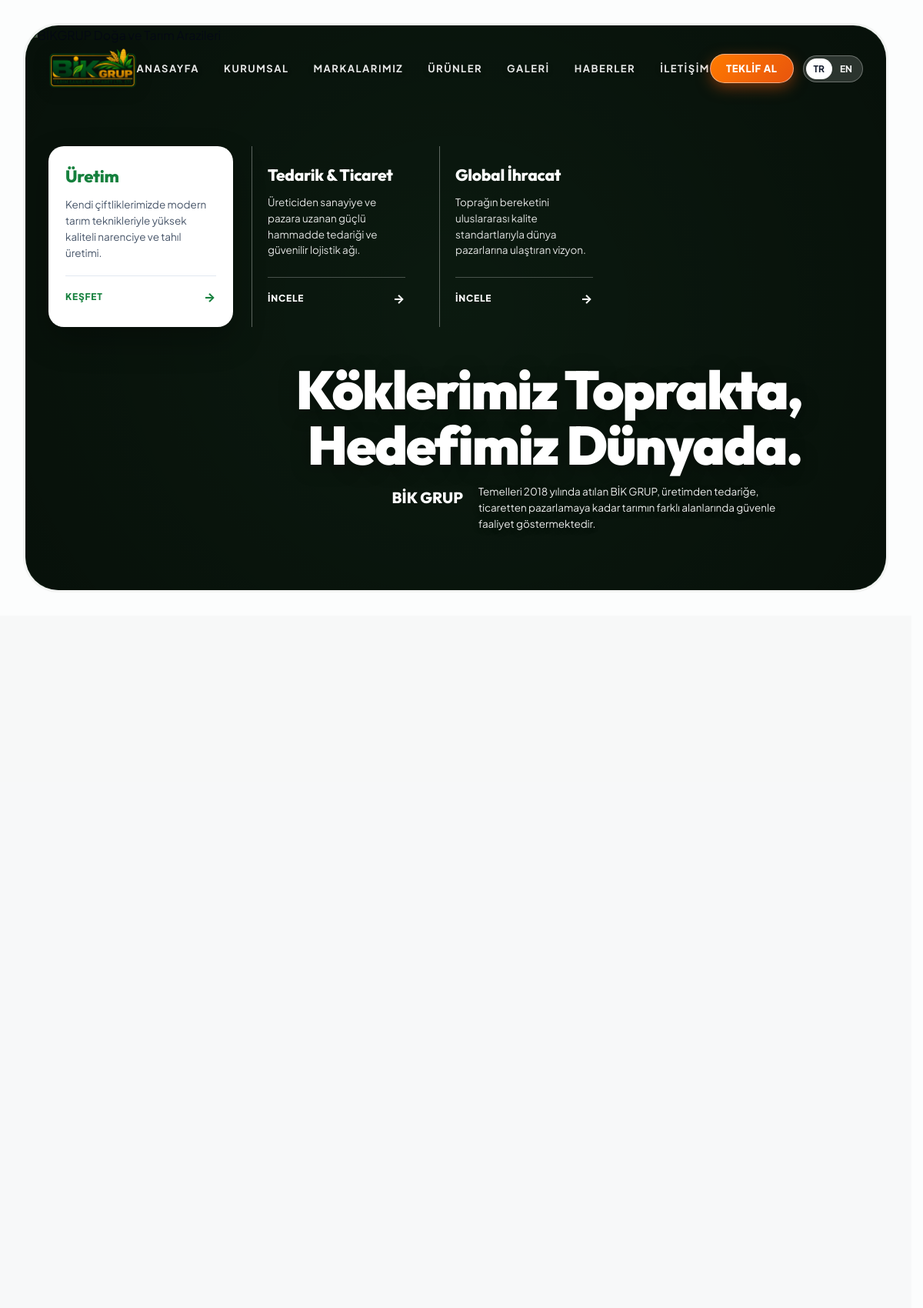
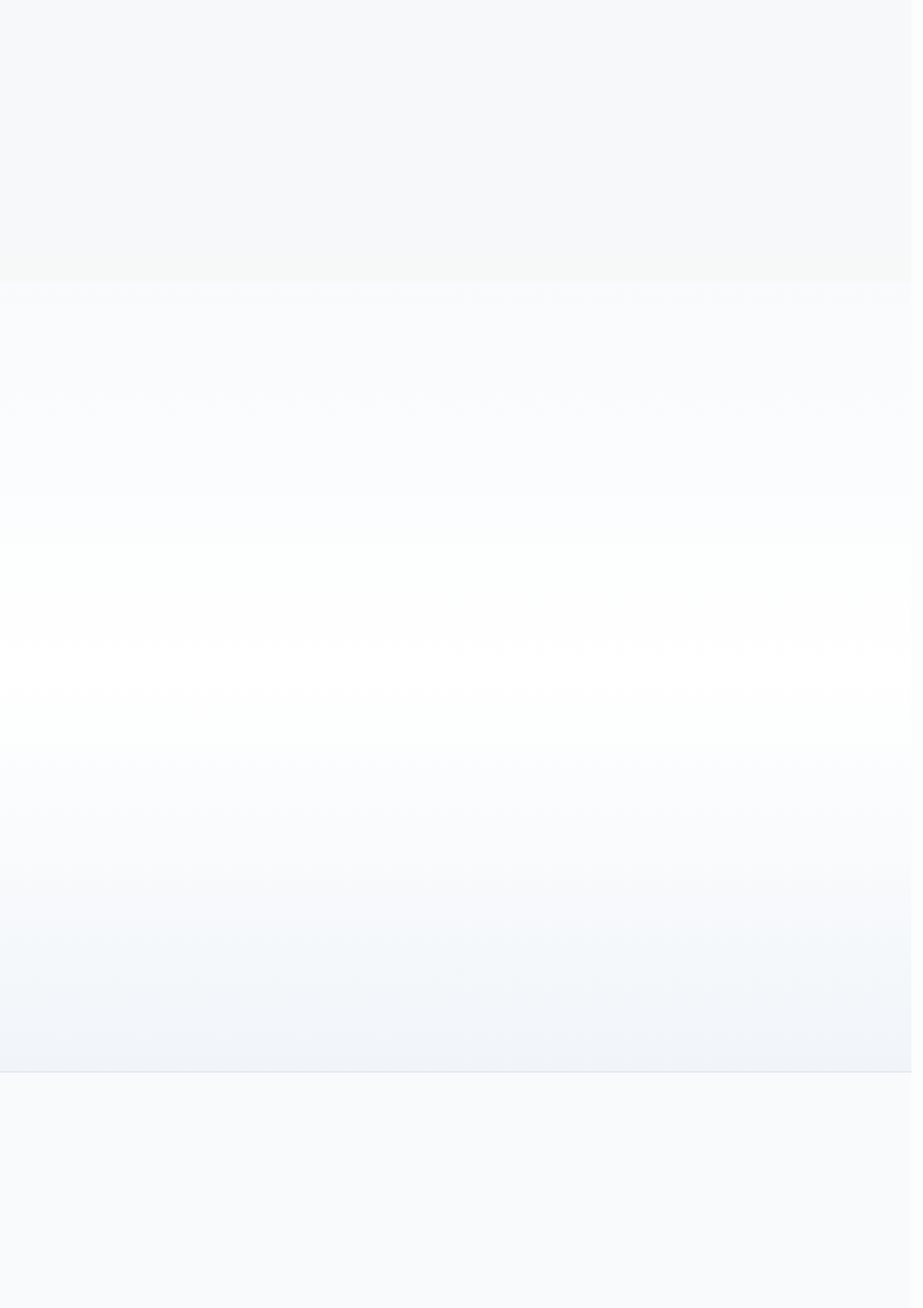
The page / (upper part) on the database its author committed (2 pictures, top to bottom).
### tables this page shows
CREATE TABLE `page_sections` (
  `id` int(11) NOT NULL AUTO_INCREMENT,
  `page_key` varchar(50) NOT NULL COMMENT 'home, about, contact',
  `section_key` varchar(80) NOT NULL,
  `title_tr` varchar(255) NOT NULL,
  `title_en` varchar(255) DEFAULT NULL,
  `subtitle_tr` varchar(255) DEFAULT NULL,
  `subtitle_en` varchar(255) DEFAULT NULL,
  `body_tr` longtext DEFAULT NULL,
  `body_en` longtext DEFAULT NULL,
  `extra_json` longtext DEFAULT NULL CHECK (json_valid(`extra_json`)),
  `updated_at` timestamp NOT NULL DEFAULT current_timestamp() ON UPDATE current_timestamp(),
  PRIMARY KEY (`id`),
  UNIQUE KEY `section_key` (`section_key`)
);

### app/Controllers/HomeController.php (called while the page is built, shortened)
<?php
require_once ROOT_PATH . '/app/Models/PageSection.php';
class HomeController
{
    public function index(): void
    {
        $categories = Category::all(true);
        $featuredProducts = Product::featured(12);
        $recentPosts = BlogPost::all(true, 3);
        $sections = PageSection::getPageSections('home');
        View::render('home', [
            'pageTitle'        => __('nav_home') . ' | ' . Settings::get('site_name', 'BİKGRUP'),
            'categories'       => $categories,
            'featuredProducts' => $featuredProducts,
            'recentPosts'      => $recentPosts,
            'sections'         => $sections,
            'activeNav'        => 'home'
        ]);
    }
}

### app/Models/PageSection.php (called while the page is built, shortened)
<?php
class PageSection
{
    public static function getPageSections(string $pageKey): array
    {
        $db = Database::getConnection();
        $stmt = $db->prepare("SELECT * FROM page_sections WHERE page_key = ?");
        $stmt->execute([$pageKey]);
        $rows = $stmt->fetchAll();
        $sections = [];
        foreach ($rows as $row) {
            $row['extra'] = !empty($row['extra_json']) ? json_decode($row['extra_json'], true) : [];
            $sections[$row['section_key']] = $row;
        }
        return $sections;
    }
    public static function get(string $sectionKey): ?array
    {
        $db = Database::getConnection();
        $stmt = $db->prepare("SELECT * FROM page_sections WHERE section_key = ? LIMIT 1");
        $stmt->execute([$sectionKey]);
        $row = $stmt->fetch();
        if ($row) {
            $row['extra'] = !empty($row['extra_json']) ? json_decode($row['extra_json'], true) : [];
            return $row;
        }
        return null;
    }
}

### core/Settings.php (called while the page is built, shortened)
<?php
class Settings
{
    private static array $cache = [];
    public static function load(): void
    {
        try {
            $db = Database::getConnection();
            $rows = $db->query("SELECT setting_key, setting_value, group_name FROM settings")->fetchAll();
            foreach ($rows as $row) {
                self::$cache[$row['setting_key']] = $row['setting_value'];
            }
        } catch (Exception $e) {
            self::$cache = [];
        }
    }
    public static function get(string $key, ?string $default = null): string
    {
        return self::$cache[$key] ?? $default ?? '';
    }
}

### core/Lang.php (called while the page is built, shortened)
<?php
class Lang
{
    private static string $currentLang = DEFAULT_LANG;
    private static array $translations = [];
    private static function loadDictionary(string $lang): void
    {
        $filePath = LANG_PATH . '/' . $lang . '.php';
        if (file_exists($filePath)) {
            self::$translations = require $filePath;
        } else {
            self::$translations = [];
        }
    }
    public static function get(string $key, ?string $default = null): string
    {
        if (isset(self::$translations[$key])) {
            return self::$translations[$key];
        }
        return $default ?? $key;
    }
    public static function current(): string
    {
        return self::$currentLang;
    }
    public static function switchUrl(string $targetLang): string
    {
        $query = $_GET;
        $query['lang'] = $targetLang;
        return '?' . http_build_query($query);
    }
}
function __(string $key, ?string $default = null): string
{
    return Lang::get($key, $default);
}

### config/config.php (called while the page is built, shortened)
<?php
if (!function_exists('resolveUrl')) {
    function resolveUrl(?string $url, string $default = '/'): string {
        $u = trim($url ?? '');
        return BASE_URL . '/' . ltrim($u, '/');
    }
}

### views/pages/home.php (the view, shortened to what this page needs)
<?php
$currentLang = Lang::current();
$heroSec = PageSection::get('home_hero') ?? [];
$heroExtra = $heroSec['extra'] ?? [];
$featSec = PageSection::get('home_featured') ?? [];
$featExtra = $featSec['extra'] ?? [];
$siteLogo = Settings::get('site_logo', '');
$siteLogoText = Settings::get('site_logo_text', 'BİK GRUP');
?>
<section class="adler-hero-viewport">
    <div class="adler-contour-frame">
        <img src="<?= BASE_URL ?>/public/images/<?= htmlspecialchars($heroExtra['bg_image'] ?? 'nature_hero_bg.jpg') ?>" alt="BİKGRUP Doğa ve Tarım Arazileri" class="adler-bg-poster" loading="eager">
        <div class="adler-vignette"></div>
        <div class="adler-top-header">
            <a href="<?= BASE_URL ?>/" class="adler-logo">
                <?php if (!empty($siteLogo) && file_exists(UPLOADS_PATH . '/' . $siteLogo)): ?>
                    <img src="<?= BASE_URL ?>/public/images/<?= htmlspecialchars($siteLogo) ?>" alt="<?= htmlspecialchars($siteLogoText) ?>" style="max-height: 64px; width: auto; object-fit: contain;">
                <?php else: ?>
                    <span><?= htmlspecialchars($siteLogoText) ?></span>
                <?php endif; ?>
            </a>
            <nav class="adler-nav-menu">
                <a href="<?= BASE_URL ?>/" class="adler-nav-link"><?= __('nav_home') ?></a>
                <a href="<?= BASE_URL ?>/kurumsal" class="adler-nav-link"><?= __('nav_about') ?></a>
                <a href="<?= BASE_URL ?>/markalar" class="adler-nav-link"><?= __('nav_brands', 'Markalarımız') ?></a>
                <a href="<?= BASE_URL ?>/urunler" class="adler-nav-link"><?= __('nav_products') ?></a>
                <a href="<?= BASE_URL ?>/galeri" class="adler-nav-link"><?= $currentLang === 'en' ? 'Gallery' : 'Galeri' ?></a>
                <a href="<?= BASE_URL ?>/blog" class="adler-nav-link"><?= __('nav_blog') ?></a>
                <a href="<?= BASE_URL ?>/iletisim" class="adler-nav-link"><?= __('nav_contact') ?></a>
            </nav>
            <div class="adler-actions-group">
                <button type="button" class="header-quote-btn header-quote-btn-hero" onclick="openQuoteModal()" aria-label="Teklif Al">
                    <span class="quote-btn-text"><?= $currentLang === 'en' ? 'Get a Quote' : ($featExtra['quote_btn_text'] ?? 'Teklif Al') ?></span>
                </button>
                <div class="adler-lang-pill">
                    <a href="<?= Lang::switchUrl('tr') ?>" class="adler-lang-item <?= $currentLang === 'tr' ? 'active' : '' ?>">TR</a>
                    <a href="<?= Lang::switchUrl('en') ?>" class="adler-lang-item <?= $currentLang === 'en' ? 'active' : '' ?>">EN</a>
                </div>
            </div>
        </div>
        <div class="adler-middle-section">
            <div class="adler-columns-group">
                <a href="<?= htmlspecialchars(resolveUrl($heroExtra['card1_link'] ?? '/kurumsal')) ?>" class="adler-white-card">
                    <div class="adler-card-title"><?= htmlspecialchars($currentLang === 'en' ? ($heroExtra['card1_title_en'] ?? 'Production') : ($heroExtra['card1_title'] ?? 'Üretim')) ?></div>
                    <p class="adler-card-desc">
                        <?= htmlspecialchars($currentLang === 'en'
                            ? ($heroExtra['card1_desc_en'] ?? 'High-quality citrus and grain production using modern agricultural practices across our own farms.')
                            : ($heroExtra['card1_desc'] ?? 'Kendi çiftliklerimizde modern tarım teknikleriyle yüksek kaliteli narenciye ve tahıl üretimi.')) ?>
                    </p>
                    <div class="adler-card-divider"></div>
                    <div class="adler-card-btn">
                        <span><?= htmlspecialchars($currentLang === 'en' ? ($heroExtra['card1_btn_en'] ?? 'DISCOVER') : ($heroExtra['card1_btn'] ?? 'KEŞFET')) ?></span>
                        <span class="arrow">→</span>
                    </div>
                </a>
                <a href="<?= htmlspecialchars(resolveUrl($heroExtra['card2_link'] ?? '/kurumsal')) ?>" class="adler-glass-col">
                    <div class="adler-card-title"><?= htmlspecialchars($currentLang === 'en' ? ($heroExtra['card2_title_en'] ?? 'Supply & Trade') : ($heroExtra['card2_title'] ?? 'Tedarik & Ticaret')) ?></div>
                    <p class="adler-card-desc">
                        <?= htmlspecialchars($currentLang === 'en'
                            ? ($heroExtra['card2_desc_en'] ?? 'Robust raw material sourcing and reliable logistics networks spanning from producer to industry and market.')
                            : ($heroExtra['card2_desc'] ?? 'Üreticiden sanayiye ve pazara uzanan güçlü hammadde tedariği ve güvenilir lojistik ağı.')) ?>
                    </p>
                    <div class="adler-card-divider"></div>
                    <div class="adler-card-btn">
                        <span><?= htmlspecialchars($currentLang === 'en' ? ($heroExtra['card2_btn_en'] ?? 'EXPLORE') : ($heroExtra['card2_btn'] ?? 'İNCELE')) ?></span>
                        <span class="arrow">→</span>
                    </div>
                </a>
                <a href="<?= htmlspecialchars(resolveUrl($heroExtra['card3_link'] ?? '/urunler')) ?>" class="adler-glass-col">
                    <div class="adler-card-title"><?= htmlspecialchars($currentLang === 'en' ? ($heroExtra['card3_title_en'] ?? 'Global Export') : ($heroExtra['card3_title'] ?? 'Global İhracat')) ?></div>
                    <p class="adler-card-desc">
                        <?= htmlspecialchars($currentLang === 'en'
                            ? ($heroExtra['card3_desc_en'] ?? 'A vision delivering the abundance of our land to international markets under global quality standards.')
                            : ($heroExtra['card3_desc'] ?? 'Toprağın bereketini uluslararası kalite standartlarıyla dünya pazarlarına ulaştıran vizyon.')) ?>
                    </p>
                    <div class="adler-card-divider"></div>
                    <div class="adler-card-btn">
                        <span><?= htmlspecialchars($currentLang === 'en' ? ($heroExtra['card3_btn_en'] ?? 'EXPLORE') : ($heroExtra['card3_btn'] ?? 'İNCELE')) ?></span>
                        <span class="arrow">→</span>
                    </div>
                </a>
            </div>
        </div>
        <div class="adler-bottom-section" style="justify-content: flex-end;">
            <div class="adler-title-group">
                <h1 class="adler-mega-title">
                    <?php $heroTitleField = 'title_' . $currentLang; ?>
                    <?= !empty($heroSec[$heroTitleField]) ? nl2br(htmlspecialchars($heroSec[$heroTitleField])) : (!empty($heroSec['title_tr']) ? nl2br(htmlspecialchars($heroSec['title_tr'])) : ($currentLang === 'en' ? 'Our Roots in the Soil,<br>Our Vision Worldwide.' : 'Köklerimiz Toprakta,<br>Hedefimiz Dünyada.')) ?>
                </h1>
                <div class="adler-sub-group">
                    <div class="adler-sub-heading">
                        <?php $heroSubField = 'subtitle_' . $currentLang; ?>
                        <?= htmlspecialchars($heroSec[$heroSubField] ?? ($heroSec['subtitle_tr'] ?? 'BİK GRUP')) ?>
                    </div>
                    <div class="adler-sub-desc">
                        <?php $heroBodyField = 'body_' . $currentLang; ?>
                        <?= htmlspecialchars($heroSec[$heroBodyField] ?? ($heroSec['body_tr'] ?? ($currentLang === 'en' ? 'Founded in 2018, BİK GRUP operates across diverse agricultural sectors from production to supply, trade, and marketing with sustainable excellence.' : 'Temelleri 2018 yılında atılan BİK GRUP, üretimden tedariğe, ticaretten pazarlamaya kadar tarımın farklı alanlarında güvenle faaliyet göstermektedir.'))) ?>
                    </div>
                </div>
            </div>
        </div>
    </div>
</section>
<section class="section home-featured-section" style="background: rgba(15, 23, 42, 0.02); padding-top: 60px; padding-bottom: 70px;">
    <div class="container">
        <div class="popout-products-grid home-featured-grid" id="homeFeaturedGrid">
        </div>
    </div>
</section>
<section class="global-map-section section" style="padding-top: 70px;">
    <div class="container">
            </div>
</section>
<section class="section brands-dark-showcase" style="background: #f8fafc; padding: 70px 0 !important; border-top: 1px solid #e2e8f0; border-bottom: 1px solid #e2e8f0;">
    <div class="brands-wide-container">
    </div>
</section>

### rows shown on the page
page_sections: title_tr "Köklerimiz Toprakta, Hedefimiz Dünyada.", subtitle_tr "BİK GRUP", body_tr "Temelleri 2018 yılında atılan BİK GRUP, üretimden tedariğe, ticaretten pazarlamaya kadar tarımın farklı alanlarında güvenle faaliyet göstermektedir."

### other values the page prints
__('nav_home') "ANASAYFA"
__('nav_about') "KURUMSAL"
__('nav_brands', 'Markalarımız') "MARKALARIMIZ"
__('nav_products') "ÜRÜNLER"
__('nav_blog') "HABERLER"
__('nav_contact') "İLETIŞIM"
$featExtra['quote_btn_text'] "TEKLIF AL"
